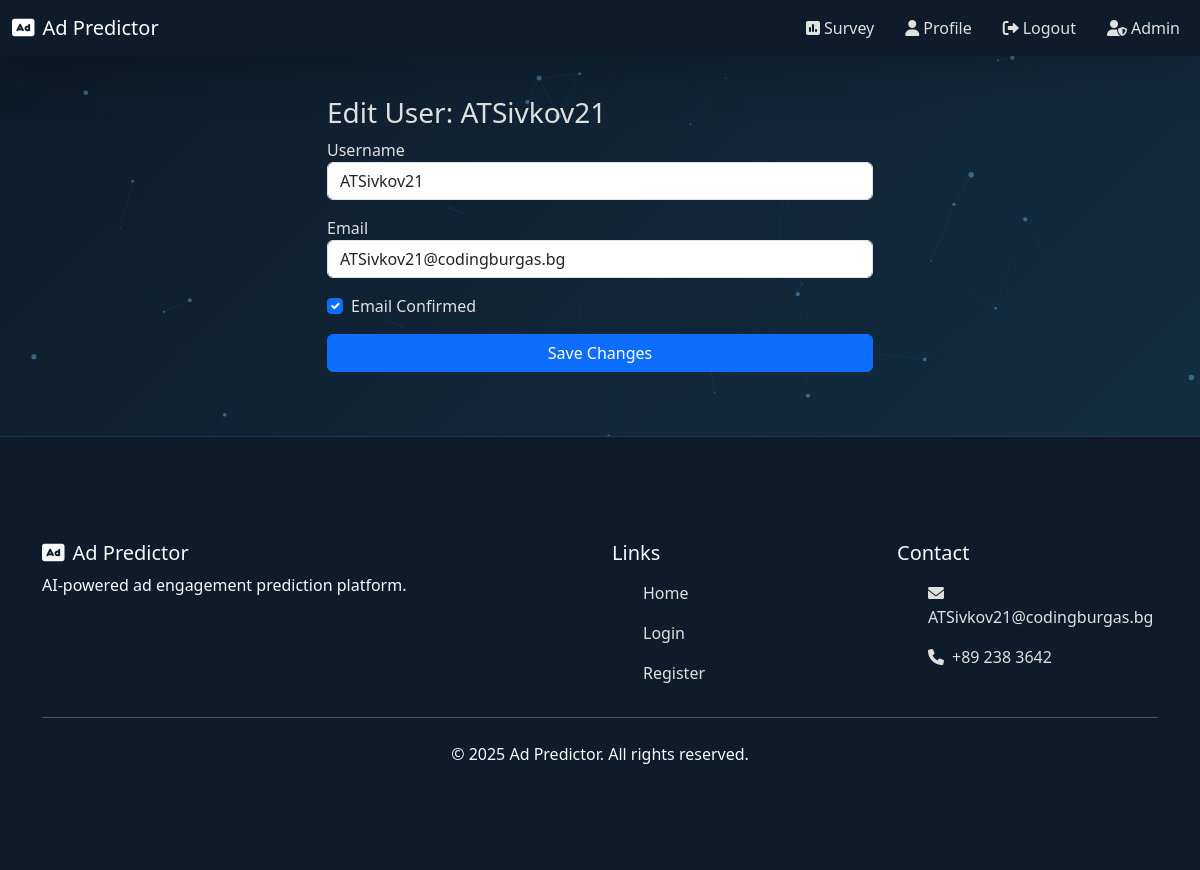
The app's page /admin/edit_user/1 (signed in) with its own data.
### app/models.py (models this page shows, shortened)
class User(UserMixin, db.Model):
    id = db.Column(db.Integer, primary_key=True)
    username = db.Column(db.String(64), unique=True, nullable=False)
    email = db.Column(db.String(120), unique=True, nullable=False)
    password_hash = db.Column(db.String(128))
    email_confirmed = db.Column(db.Boolean, default=False)
    role_id = db.Column(db.Integer, db.ForeignKey('role.id'))
    survey_responses = db.relationship('SurveyResponse', backref='user', lazy=True)
    ad_clicks = db.relationship('AdClick', backref='user', lazy=True)

### app/admin/routes.py (the view, shortened to what this page needs)
@admin_bp.route('/edit_user/<int:user_id>', methods=['GET', 'POST'])
@login_required
@admin_required
def edit_user(user_id):
    user = User.query.get_or_404(user_id)
    form = EditUserForm(obj=user)
    return render_template('admin/edit_user.html', form=form, user=user)

### app/forms.py
class EditUserForm(FlaskForm):
    username = StringField('Username', validators=[DataRequired()])
    email = StringField('Email', validators=[Email()])
    email_confirmed = BooleanField('Email Confirmed')
    submit = SubmitField('Save Changes')

### app/admin/routes.py (called while the page is built)
def admin_required(f):
    from functools import wraps
    @wraps(f)
    def decorated(*args, **kwargs):
        if not current_user.is_authenticated or current_user.role.name != 'admin':
            flash('Admin access required.', 'danger')
            return redirect(url_for('main.index'))
        return f(*args, **kwargs)
    return decorated

### app/models.py (called while the page is built)
@login_manager.user_loader
def load_user(user_id):
    return User.query.get(int(user_id))

### app/admin/templates/admin/edit_user.html (shortened to what this page needs)
{% extends 'layout.html' %}
{% block content %}
<div class="row justify-content-center fade-in-up">
  <div class="col-md-6">
    <h3>Edit User: {{ user.username }}</h3>
    <form method="POST">
      <div class="mb-3">{{ form.username.label }}{{ form.username(class="form-control") }}</div>
      <div class="mb-3">{{ form.email.label }}{{ form.email(class="form-control") }}</div>
      <div class="mb-3 form-check">
        {{ form.email_confirmed(class="form-check-input") }}
        {{ form.email_confirmed.label(class="form-check-label") }}
      </div>
      <div class="mb-3">{{ form.submit(class="btn btn-primary w-100") }}</div>
    </form>
  </div>
</div>
{% endblock %}

### static/css/style.css (style rules this page uses)
.deep-blue-bg { background: linear-gradient(135deg, #0d1b2a 0%, #1b4965 50%, #5fa8d3 100%); background-size: 400% 400%; animation: gradientFlow 15s ease infinite; font-family: 'Segoe UI', Tahoma, Geneva, Verdana, sans-serif; color: #e0e1dd; min-height: 100vh; position: relative; overflow-x: hidden; }
.form-control, .form-select { background-color: rgba(27, 42, 65, 0.7); border: 1px solid rgba(95, 168, 211, 0.3); color: #e0e1dd; backdrop-filter: blur(5px); -webkit-backdrop-filter: blur(5px); transition: all 0.3s ease; }

### records on screen
User: username "ATSivkov21", email "ATSivkov21@codingburgas.bg", email_confirmed "☑"
